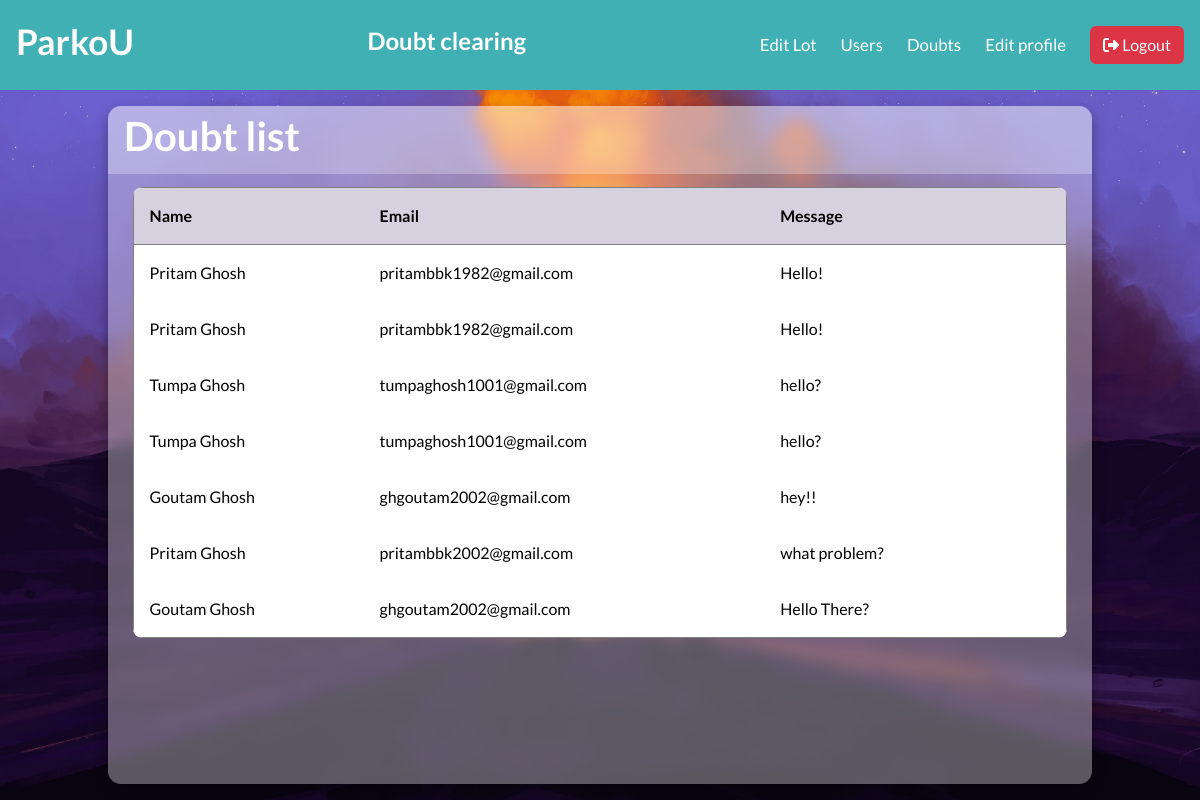
/admin/doubts (signed in), run on an earlier commit of the app's database.
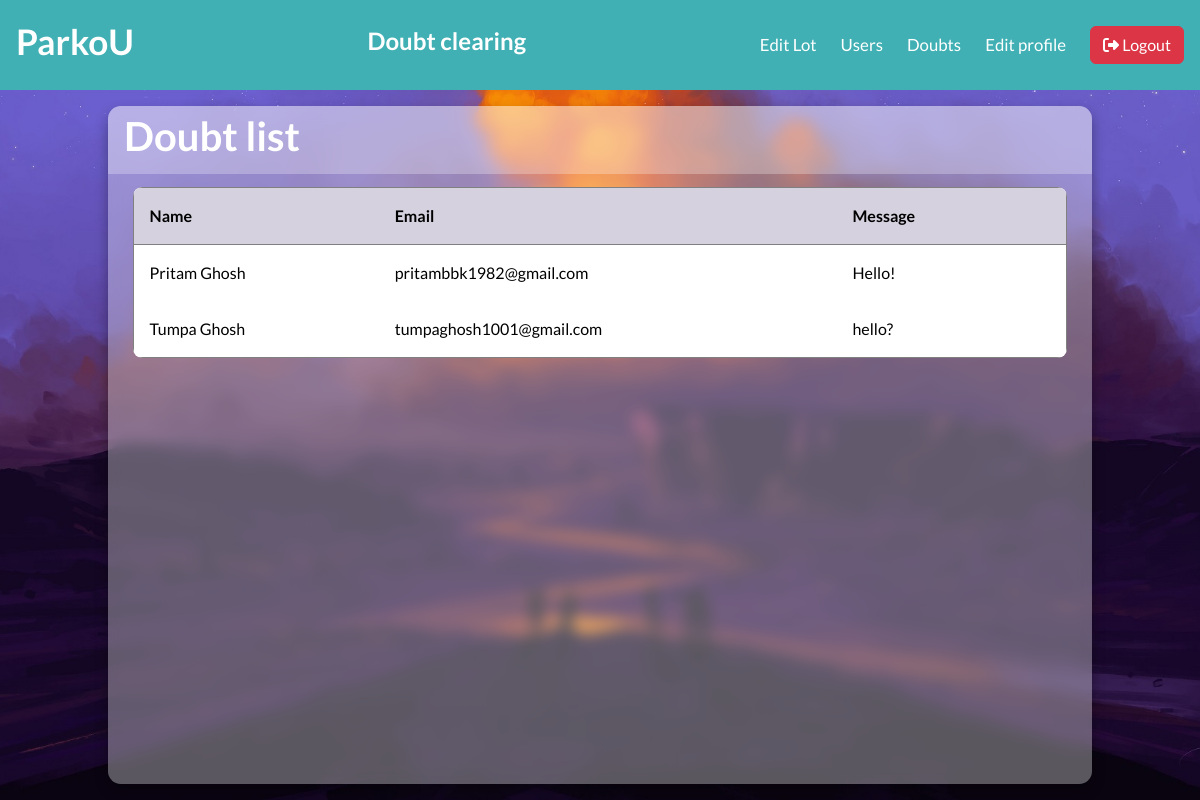
And on a later commit of the database.
### models/models.py (models this page shows)
class Doubt(db.Model):
    __tablename__ = "doubts"
    id = db.Column(db.Integer, primary_key = True)
    name = db.Column(db.String(128), nullable = False)
    email = db.Column(db.String(128), nullable = False)
    question = db.Column(db.String(512), nullable = False)

### controllers/routes.py (the view)
@app.route('/admin/doubts')
@admin_required
def doubt_page():
    doubts = Doubt.query.all()
    return render_template('/after_login_part/admin_side/doubt_page.html', doubts=doubts)

### controllers/routes.py (called while the page is built)
def admin_required(func):
    @wraps(func)
    def inner(*args,**kwargs):
        if "user_id" not in session:
            return redirect(url_for('login_page'))
        user=User.query.get(session['user_id'])
        if not user.is_admin:
            flash('You are not a authorized personel')
            return redirect(url_for('login_page'))
        return func(*args,**kwargs)
    return inner

### templates/after_login_part/admin_side/doubt_page.html (shortened to what this page needs)
{% extends "base.html" %}
{% block stylesheet %}
    <link rel="stylesheet" href="/static/css/after_login/admin_side/doubt_page.css">
{% endblock %}
{% block content %}
    <header class="header-content">
        <div class="brand">
            <h4>ParkoU</h4>
        </div>
        <div class="welcome-note">
            <h5>Doubt clearing</h5>
        </div>
        <nav class="navbar">
            <div class="nav-links">
                <a href="{{ url_for('admin_dashboard') }}" class="nav-link">Edit Lot</a>
                <a href="{{ url_for('user_details') }}" class="nav-link">Users</a>
                <a href="{{ url_for('doubt_page') }}" class="nav-link">Doubts</a>
                <a href="{{ url_for('edit_admin_profile') }}" class="nav-link">Edit profile</a>
                <a class="nav-link" href="{{ url_for('logout') }}">
                    <button type="button" id="btn-logout" class="btn btn-danger">
                        <i class="fa-solid fa-right-from-bracket"></i>
                        Logout
                    </button>
                </a>
            </div>
        </nav>
    </header>
    <main class="table" id="customers_table">
        <section class="table__header">
            <h1>Doubt list</h1>
        </section>
        <section class="table__body">
            <table border="1">
                <thead>
                    <tr>
                        <th> Name </th>
                        <th> Email </th>
                        <th> Message </th>
                    </tr>
                </thead>
                <tbody>
                    {% for doubt in doubts %}
                        <tr>
                        <td> {{ doubt.name }} </td>
                        <td> {{ doubt.email }} </td>
                        <td>
                            <div class="msg-doubt">
                                <div class="msg-data">
                                    {{ doubt.question }}
                                </div>
                            </div>
                        </td>
                        </tr>
                    {% else %}
                        <tr>
                        <td colspan="3"> No doubts found </td>
                        </tr>
                    {% endfor %}
                </tbody>
            </table>
        </section>
    </main>
{% endblock %}

### templates/base.html (shortened to what this page needs)
<!DOCTYPE html>
<html lang="en">
<head>
    <link rel="stylesheet" href="https://cdnjs.cloudflare.com/ajax/libs/font-awesome/6.7.2/css/all.min.css">
    <link href="https://cdn.jsdelivr.net/npm/bootstrap@5.3.3/dist/css/bootstrap.min.css" rel="stylesheet">
    {% block stylesheet %}
    {% endblock %}
</head>
<body>
    {% block content %}
    {% endblock %}
</body>
</html>

### static/css/after_login/admin_side/doubt_page.css (style rules this page uses)
:root { --primary-color: #6366f1; --accent-color: #3f83f8; --text-color: #333; --link-color: #fff; --background-color: #40b0b4; --light-grey: #f0f0f0; --grey: #808080; --dark-grey: #555; }
* { margin: 0; padding: 0; box-sizing: border-box; font-family: "Lato", sans-serif; text-decoration: none; }
body { height: 100vh; text-align: center; }
.header-content { background-color: var(--background-color); display: flex; justify-content: space-between; align-items: center; padding: 1rem; position: relative; min-height: 90px; width: 100%; }
.welcome-note h5 { display: block; font-size: 1.5rem; font-weight: 600; color: var(--link-color); }
.brand h4 { font-size: 2.2rem; font-weight: 600; color: var(--link-color); }
.navbar { display: flex; align-items: center; gap: 1.5rem; position: relative; }
.nav-links { display: flex; align-items: center; gap: 1.5rem; }
.nav-link { color: var(--link-color); font-size: 1.05rem; font-weight: 500; }
body { min-height: 100vh; background: url("/static/images/html_table.jpg") center / cover; display: flex; justify-content: center; align-items: center; flex-direction: column; gap: 1rem; }
main.table { width: 82vw; height: 90vh; background-color: #fff5; backdrop-filter: blur(7px); box-shadow: 0 .4rem .8rem #0005; border-radius: .8rem; overflow: hidden; }
.table__header { width: 100%; height: 10%; background-color: #fff4; padding: .8rem 1rem; display: flex; justify-content: space-between; align-items: center; }
.table__header h1 { color: var(--link-color); font-weight: 600; }
.table__body { width: 95%; max-height: calc(89% - 1.6rem); background-color: #fffb; margin: .8rem auto; border-radius: .6rem; overflow: auto; overflow: overlay; }
table { width: 100%; }
table, th, td { border-collapse: collapse; padding: 1rem; text-align: left; }
thead th { position: sticky; top: 0; left: 0; background-color: #d5d1defe; cursor: pointer; text-transform: capitalize; }
.msg-doubt { display: flex; flex-wrap: wrap; justify-content: space-between; align-items: flex-start; }
.msg-data { max-width: 600px; }

What changed in the data, as far as the page shows it:
removed Doubt: name "Pritam Ghosh", email "pritambbk1982@gmail.com", question "Hello!"
removed Doubt: name "Tumpa Ghosh", email "tumpaghosh1001@gmail.com", question "hello?"
removed Doubt: name "Goutam Ghosh", email "ghgoutam2002@gmail.com", question "hey!!"
removed Doubt: name "Pritam Ghosh", email "pritambbk2002@gmail.com", question "what problem?"
removed Doubt: name "Goutam Ghosh", email "ghgoutam2002@gmail.com", question "Hello There?"
